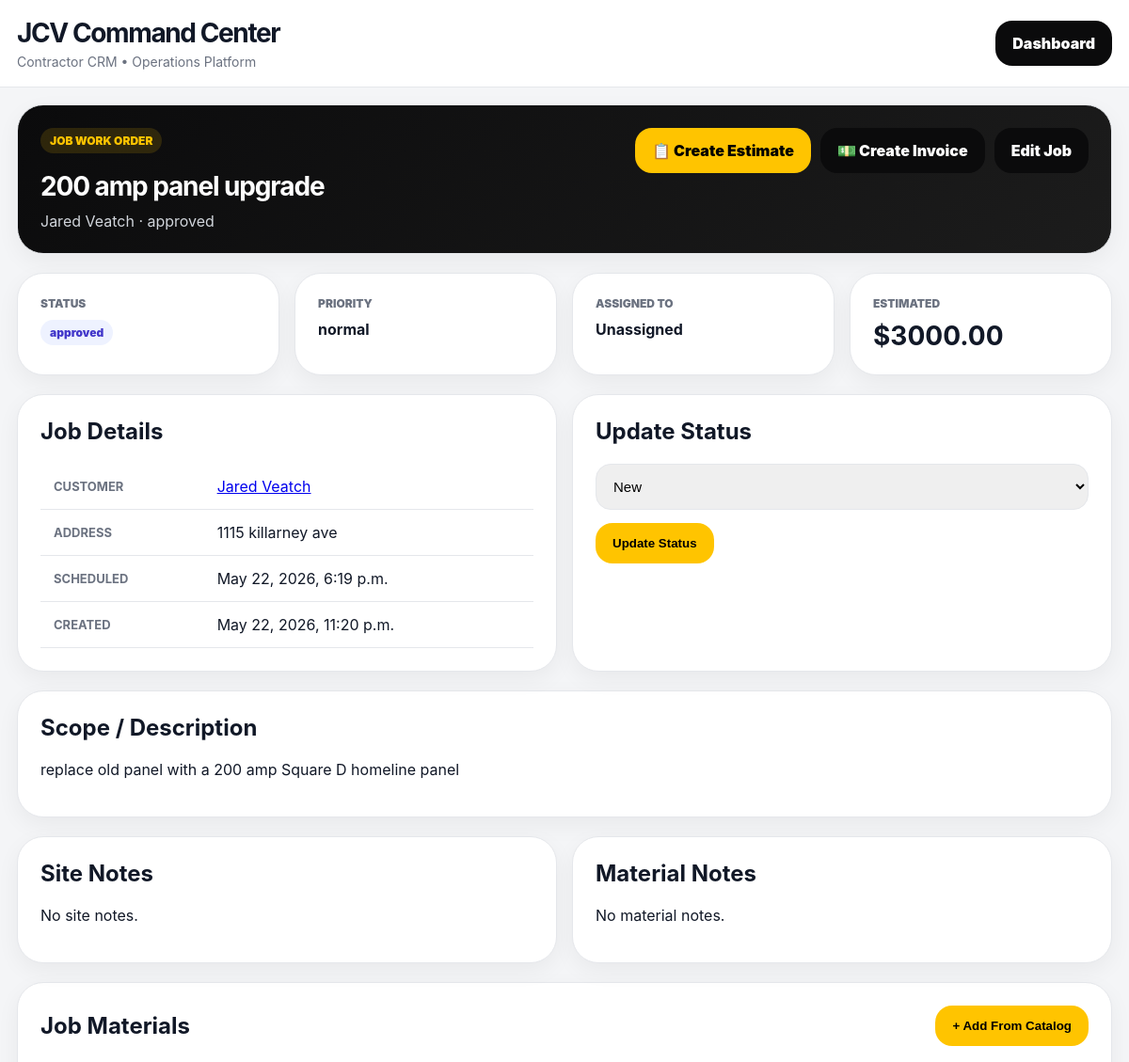
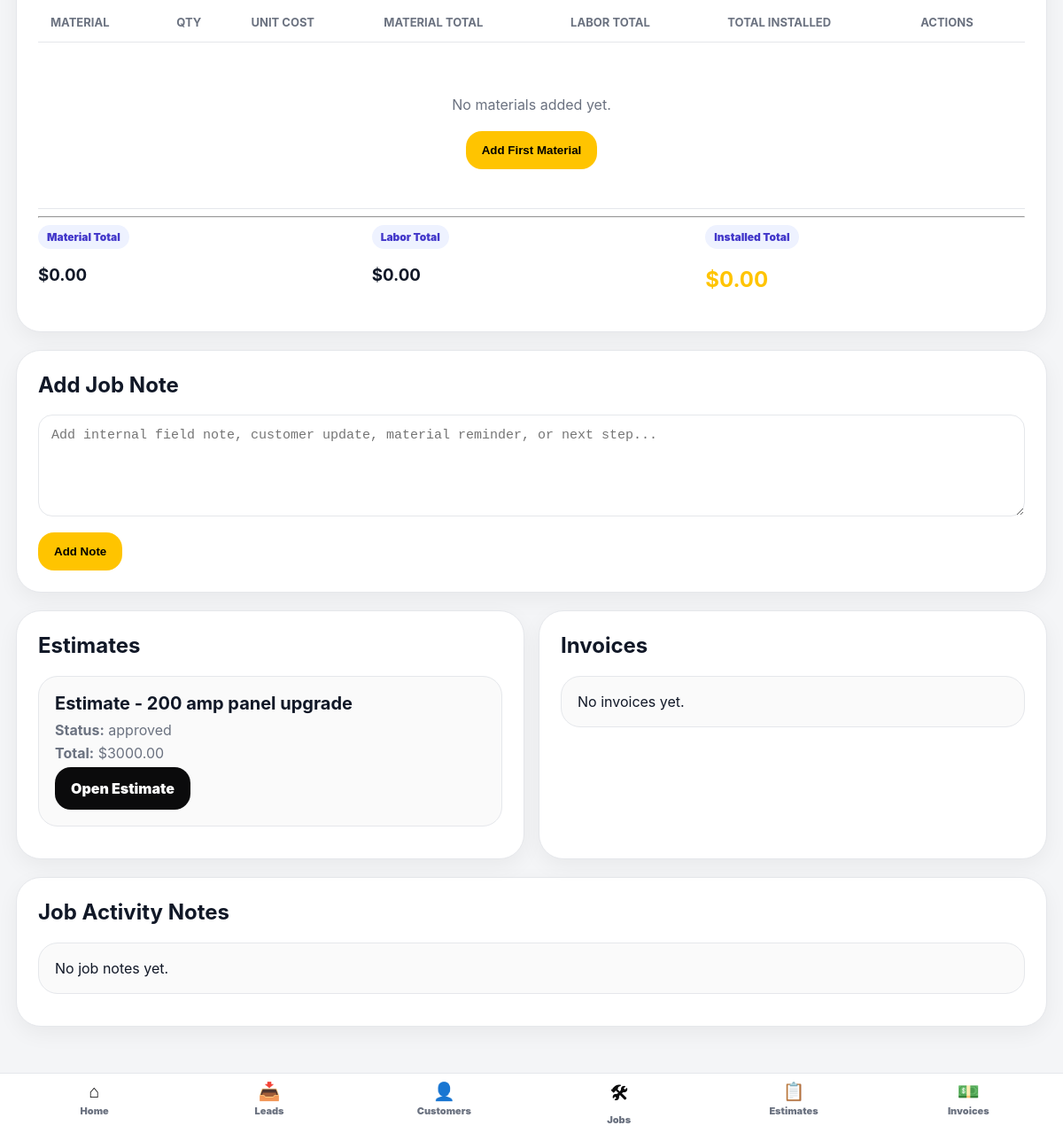
The page /jobs/2/ (signed in) on the database its author committed (2 pictures, top to bottom).
### core/models.py (models this page shows, shortened)
class Job(models.Model):
    STATUS_CHOICES = [
        ("new", "New"),
        ("site_visit", "Site Visit"),
        ("estimate_needed", "Estimate Needed"),
        ("estimate_sent", "Estimate Sent"),
        ("approved", "Approved"),
        ("scheduled", "Scheduled"),
        ("in_progress", "In Progress"),
        ("waiting_parts", "Waiting on Parts"),
        ("completed", "Completed"),
        ("invoiced", "Invoiced"),
        ("paid", "Paid"),
        ("cancelled", "Cancelled"),
    ]
    PRIORITY_CHOICES = [
        ("low", "Low"),
        ("normal", "Normal"),
        ("high", "High"),
        ("urgent", "Urgent"),
    ]
    customer = models.ForeignKey(Customer, on_delete=models.CASCADE, related_name="jobs")
    template = models.ForeignKey(
        ServiceTemplate,
        on_delete=models.SET_NULL,
        blank=True,
        null=True,
        related_name="jobs",
    )
    title = models.CharField(max_length=255)
    status = models.CharField(max_length=50, choices=STATUS_CHOICES, default="new")
    priority = models.CharField(max_length=50, choices=PRIORITY_CHOICES, default="normal")
    assigned_to = models.CharField(max_length=255, blank=True, null=True)
    job_address = models.CharField(max_length=255, blank=True, null=True)
    description = models.TextField(blank=True, null=True)
    site_notes = models.TextField(blank=True, null=True)
    material_notes = models.TextField(blank=True, null=True)
    estimated_total_price = models.DecimalField(max_digits=10, decimal_places=2, default=0)
    scheduled_date = models.DateTimeField(blank=True, null=True)
    completed_at = models.DateTimeField(blank=True, null=True)
    created_at = models.DateTimeField(auto_now_add=True)
    class Meta:
        ordering = ["-created_at"]
    def material_total(self):
        return sum((item.material_total for item in self.job_materials.all()), Decimal("0.00"))
    def labor_total(self):
        return sum((item.labor_total for item in self.job_materials.all()), Decimal("0.00"))
    def installed_total(self):
        return sum((item.total_cost for item in self.job_materials.all()), Decimal("0.00"))

class Customer(models.Model):
    CUSTOMER_TYPE_CHOICES = [
        ("residential", "Residential"),
        ("commercial", "Commercial"),
        ("industrial", "Industrial"),
    ]
    STATUS_CHOICES = [
        ("active", "Active"),
        ("inactive", "Inactive"),
        ("lead", "Lead"),
    ]
    name = models.CharField(max_length=255)
    company_name = models.CharField(max_length=255, blank=True, null=True)
    phone = models.CharField(max_length=50, blank=True, null=True)
    email = models.EmailField(blank=True, null=True)
    customer_type = models.CharField(
        max_length=50,
        choices=CUSTOMER_TYPE_CHOICES,
        default="residential",
    )
    status = models.CharField(
        max_length=50,
        choices=STATUS_CHOICES,
        default="active",
    )
    address = models.CharField(max_length=255, blank=True, null=True)
    city = models.CharField(max_length=100, blank=True, null=True)
    notes = models.TextField(blank=True, null=True)
    created_at = models.DateTimeField(auto_now_add=True)

class Estimate(models.Model):
    STATUS_CHOICES = [
        ("draft", "Draft"),
        ("sent", "Sent"),
        ("approved", "Approved"),
        ("rejected", "Rejected"),
    ]
    job = models.ForeignKey(Job, on_delete=models.CASCADE, related_name="estimates")
    title = models.CharField(max_length=255)
    status = models.CharField(max_length=50, choices=STATUS_CHOICES, default="draft")
    scope_of_work = models.TextField(blank=True, null=True)
    exclusions = models.TextField(blank=True, null=True)
    terms = models.TextField(blank=True, null=True)
    subtotal = models.DecimalField(max_digits=10, decimal_places=2, default=0)
    tax = models.DecimalField(max_digits=10, decimal_places=2, default=0)
    total = models.DecimalField(max_digits=10, decimal_places=2, default=0)
    customer_signature_name = models.CharField(max_length=255, blank=True, null=True)
    signed_date = models.DateTimeField(blank=True, null=True)
    accepted_terms = models.BooleanField(default=False)
    created_at = models.DateTimeField(auto_now_add=True)
    class Meta:
        ordering = ["-created_at"]

### core/job_views.py (the view)
@staff_member_required
def job_detail(request, job_id):
    job = get_object_or_404(Job, id=job_id)
    job_materials = job.job_materials.all().order_by(
        "-total_cost",
        "-labor_total",
        "-material_total",
        "material__name",
    )
    return render(request, "job_detail.html", {
        "job": job,
        "estimates": Estimate.objects.filter(job=job).order_by("-created_at"),
        "invoices": Invoice.objects.filter(job=job).order_by("-created_at"),
        "notes": job.notes.all().order_by("-created_at"),
        "tasks": job.tasks.all().order_by("-created_at"),
        "job_materials": job_materials,
        "catalog_materials": MaterialCatalog.objects.filter(active=True).order_by("name"),
        "material_total": job.material_total(),
        "labor_total": job.labor_total(),
        "installed_total": job.installed_total(),
    })

### core/templates/job_detail.html (shortened to what this page needs)
{% extends "base.html" %}
{% block content %}
<div class="card" style="background:linear-gradient(135deg, #0b0b0c 0%, #1c1c1c 100%); color:white;">
    <div style="display:flex; justify-content:space-between; align-items:flex-start; gap:20px; flex-wrap:wrap;">
        <div>
            <div class="badge" style="background:rgba(255,196,0,.14); color:var(--gold); margin-bottom:18px;">
                JOB WORK ORDER
            </div>
            <h1 class="section-title" style="color:white; margin-bottom:10px;">
                {{ job.title }}
            </h1>
            <p style="color:#d1d5db; margin:0;">
                {{ job.customer.name }} · {{ job.status }}
            </p>
        </div>
        <div style="display:flex; gap:10px; flex-wrap:wrap;">
            <a class="btn btn-gold" href="/jobs/{{ job.id }}/create-estimate/">📋 Create Estimate</a>
            <a class="btn" href="/jobs/{{ job.id }}/create-invoice/">💵 Create Invoice</a>
            <a class="btn" href="/jobs/{{ job.id }}/edit/">Edit Job</a>
        </div>
    </div>
</div>
<div class="grid grid-4">
    <div class="card">
        <div style="color:var(--muted); font-size:12px; font-weight:900; text-transform:uppercase; margin-bottom:10px;">Status</div>
        <span class="badge">{{ job.status }}</span>
    </div>
    <div class="card">
        <div style="color:var(--muted); font-size:12px; font-weight:900; text-transform:uppercase; margin-bottom:10px;">Priority</div>
        <strong>{{ job.priority }}</strong>
    </div>
    <div class="card">
        <div style="color:var(--muted); font-size:12px; font-weight:900; text-transform:uppercase; margin-bottom:10px;">Assigned To</div>
        <strong>{{ job.assigned_to|default:"Unassigned" }}</strong>
    </div>
    <div class="card">
        <div style="color:var(--muted); font-size:12px; font-weight:900; text-transform:uppercase; margin-bottom:10px;">Estimated</div>
        <strong style="font-size:28px;">${{ job.estimated_total_price|default:"0.00" }}</strong>
    </div>
</div>
<div class="grid grid-2">
    <div class="card">
        <h2 style="margin-top:0;">Job Details</h2>
        <table>
            <tr>
                <th>Customer</th>
                <td><a href="/customers/{{ job.customer.id }}/">{{ job.customer.name }}</a></td>
            </tr>
            <tr>
                <th>Address</th>
                <td>{{ job.job_address }}</td>
            </tr>
            <tr>
                <th>Scheduled</th>
                <td>{{ job.scheduled_date }}</td>
            </tr>
            <tr>
                <th>Created</th>
                <td>{{ job.created_at }}</td>
            </tr>
        </table>
    </div>
    <div class="card">
        <h2 style="margin-top:0;">Update Status</h2>
        <form method="post" action="/jobs/{{ job.id }}/update-status/">
            <select name="status">
                <option value="new">New</option>
            </select>
            <button class="btn btn-gold" type="submit">Update Status</button>
        </form>
    </div>
</div>
<div class="card">
    <h2 style="margin-top:0;">Scope / Description</h2>
    {% if job.description %}
        <p style="line-height:1.8;">{{ job.description|linebreaks }}</p>
    {% else %}
        <p>No description entered.</p>
    {% endif %}
</div>
<div class="grid grid-2">
    <div class="card">
        <h2 style="margin-top:0;">Site Notes</h2>
        {% if job.site_notes %}
            <p style="line-height:1.8;">{{ job.site_notes|linebreaks }}</p>
        {% else %}
            <p>No site notes.</p>
        {% endif %}
    </div>
    <div class="card">
        <h2 style="margin-top:0;">Material Notes</h2>
        {% if job.material_notes %}
            <p style="line-height:1.8;">{{ job.material_notes|linebreaks }}</p>
        {% else %}
            <p>No material notes.</p>
        {% endif %}
    </div>
</div>
<div class="card" id="materials-card">
    <div style="display:flex; justify-content:space-between; align-items:center; gap:20px; flex-wrap:wrap; margin-bottom:20px;">
        <h2 style="margin:0;">Job Materials</h2>
        <button type="button" class="btn btn-gold" onclick="openMaterialModal()">
            + Add From Catalog
        </button>
    </div>
    <table>
        <thead>
            <tr>
                <th>Material</th>
                <th>Qty</th>
                <th>Unit Cost</th>
                <th>Material Total</th>
                <th>Labor Total</th>
                <th>Total Installed</th>
                <th>Actions</th>
            </tr>
        </thead>
        <tbody id="materials-table-body">
            {% for item in job_materials %}
            <tr id="material-row-{{ item.id }}">
                <td>{{ item.material.name }}</td>
                <td>
                    <input type="number"
                           class="material-qty-input"
                           data-material-id="{{ item.id }}"
                           value="{{ item.quantity|floatformat:0 }}"
                           min="0"
                           step="1"
                           style="width:90px; padding:8px; border-radius:8px; border:1px solid #d1d5db; font-weight:800;">
                </td>
                <td>${{ item.unit_cost|floatformat:2 }}</td>
                <td class="material-total">${{ item.material_total|floatformat:2 }}</td>
                <td class="labor-total">${{ item.labor_total|floatformat:2 }}</td>
                <td class="installed-total">${{ item.total_cost|floatformat:2 }}</td>
                <td>
                    <div style="display:flex; gap:8px; flex-wrap:wrap;">
                        <button type="button"
                                class="material-adjust-btn"
                                data-material-id="{{ item.id }}"
                                data-action="plus"
                                style="background:#16a34a; color:white; padding:8px 14px; border-radius:8px; border:none; cursor:pointer; font-weight:900;">
                            +
                        </button>
                        <button type="button"
                                class="material-adjust-btn"
                                data-material-id="{{ item.id }}"
                                data-action="minus"
                                style="background:#dc2626; color:white; padding:8px 14px; border-radius:8px; border:none; cursor:pointer; font-weight:900;">
                            -
                        </button>
                        <button type="button"
                                class="material-delete-btn"
                                data-material-id="{{ item.id }}"
                                style="background:#111827; color:white; border:none; padding:8px 14px; border-radius:8px; cursor:pointer; font-weight:900;">
                            Delete
                        </button>
                    </div>
                </td>
            </tr>
            {% empty %}
            <tr id="no-materials-row">
                <td colspan="7">
                    <div style="padding:30px; text-align:center;">
                        <p style="color:var(--muted); margin-bottom:20px;">No materials added yet.</p>
                        <button type="button" class="btn btn-gold" onclick="openMaterialModal()">
                            Add First Material
                        </button>
                    </div>
                </td>
            </tr>
            {% endfor %}
        </tbody>
    </table>
    <hr>
    <div class="grid grid-3">
        <div>
            <div class="badge">Material Total</div>
            <h3 id="job-material-total">${{ material_total|floatformat:2 }}</h3>
        </div>
        <div>
            <div class="badge">Labor Total</div>
            <h3 id="job-labor-total">${{ labor_total|floatformat:2 }}</h3>
        </div>
        <div>
            <div class="badge">Installed Total</div>
            <h2 id="job-installed-total" style="color:var(--gold);">${{ installed_total|floatformat:2 }}</h2>
        </div>
    </div>
</div>
<div class="card">
    <h2 style="margin-top:0;">Add Job Note</h2>
    <form method="post" action="/jobs/{{ job.id }}/add-note/">
        <textarea name="note"
                  rows="5"
                  placeholder="Add internal field note, customer update, material reminder, or next step..."></textarea>
        <button class="btn btn-gold" type="submit">Add Note</button>
    </form>
</div>
<div class="grid grid-2">
    <div class="card">
        <h2 style="margin-top:0;">Estimates</h2>
        {% for estimate in estimates %}
            <div class="list-card">
                <h3>{{ estimate.title }}</h3>
                <p><strong>Status:</strong> {{ estimate.status }}</p>
                <p><strong>Total:</strong> ${{ estimate.total }}</p>
                <a class="btn" href="/estimates/{{ estimate.id }}/">Open Estimate</a>
            </div>
        {% empty %}
            <div class="list-card">No estimates yet.</div>
        {% endfor %}
    </div>
    <div class="card">
        <h2 style="margin-top:0;">Invoices</h2>
        {% for invoice in invoices %}
            <div class="list-card">
                <h3>{{ invoice.invoice_number }}</h3>
                <p><strong>Status:</strong> {{ invoice.status }}</p>
                <p><strong>Due:</strong> ${{ invoice.amount_due }}</p>
                <a class="btn" href="/invoices/{{ invoice.id }}/">Open Invoice</a>
            </div>
        {% empty %}
            <div class="list-card">No invoices yet.</div>
        {% endfor %}
    </div>
</div>
<div class="card">
    <h2 style="margin-top:0;">Job Activity Notes</h2>
    {% for note in notes %}
        <div class="list-card">
            <h3>{{ note.author|default:"JCV" }}</h3>
            <p>{{ note.note|linebreaks }}</p>
            <span class="badge">{{ note.created_at }}</span>
        </div>
    {% empty %}
        <div class="list-card">No job notes yet.</div>
    {% endfor %}
</div>
{% endblock %}

### core/templates/base.html (shortened to what this page needs)
{% load static %}
<!DOCTYPE html>
<html lang="en">
<head>
</head>
<body>
<div class="topbar">
    <div class="brand">
        <h1>
            JCV Command Center
        </h1>
        <p>
            Contractor CRM • Operations Platform
        </p>
    </div>
    <div>
        <a class="btn"
           href="/dashboard/">
            Dashboard
        </a>
    </div>
</div>
<div class="container">
    {% block content %}
    {% endblock %}
</div>
<nav class="bottom-nav">
    <a href="/dashboard/">
        <strong>⌂</strong>
        Home
    </a>
    <a href="/leads/">
        <strong>📥</strong>
        Leads
    </a>
    <a href="/customers/">
        <strong>👤</strong>
        Customers
    </a>
    <a href="/jobs/">
        <strong>🛠</strong>
        Jobs
    </a>
    <a href="/estimates/">
        <strong>📋</strong>
        Estimates
    </a>
    <a href="/invoices/">
        <strong>💵</strong>
        Invoices
    </a>
</nav>
</body>
</html>

### rows shown on the page
Job: title "200 amp panel upgrade", customer.name "Jared Veatch", status "approved", priority "normal", assigned_to "Unassigned", estimated_total_price "3000.00", job_address "1115 killarney ave", scheduled_date "May 22, 2026, 6:19 p.m.", created_at "May 22, 2026, 11:20 p.m.", description "replace old panel with a 200 amp Square D homeline panel"
Estimate: title "Estimate - 200 amp panel upgrade", status "approved", total "3000.00"

### other values the page prints
{{ material_total|floatformat:2 }} "0.00"
{{ labor_total|floatformat:2 }} "0.00"
{{ installed_total|floatformat:2 }} "0.00"
